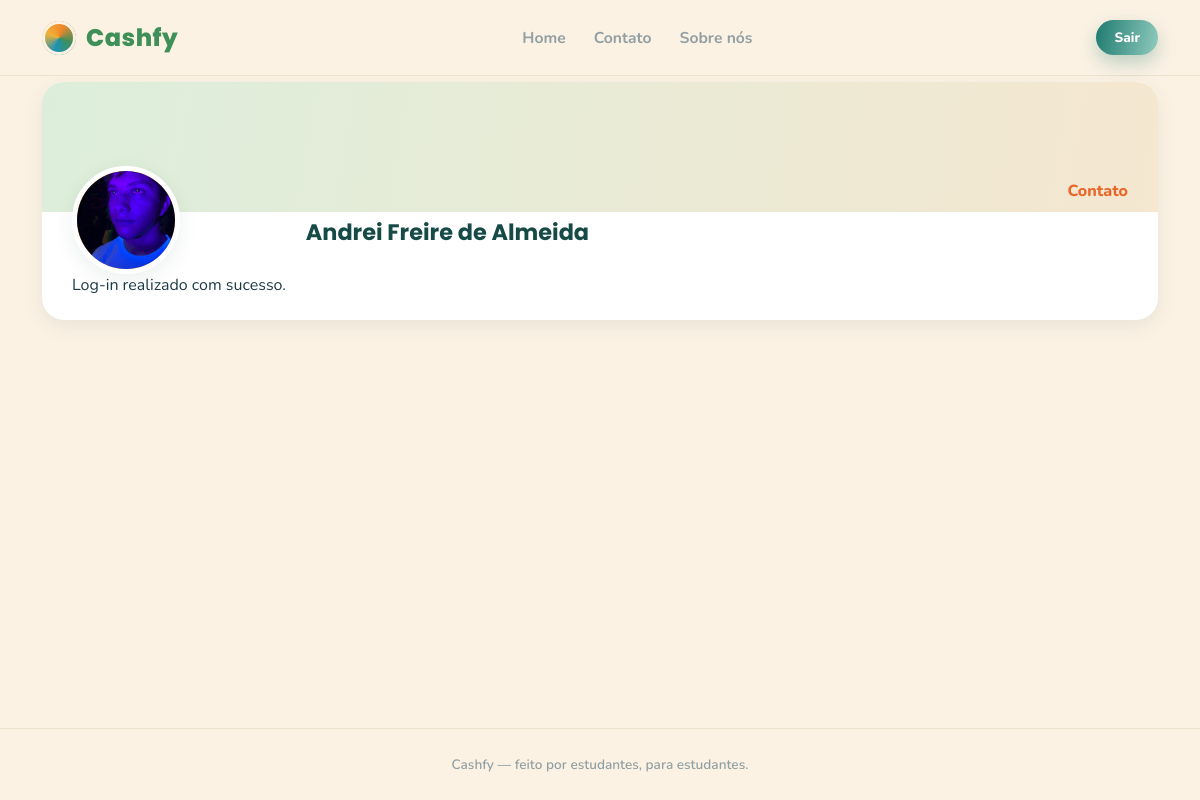
Page /MVC/view/perfil.php (signed in) on the committed database.
### tables this page shows
CREATE TABLE `users` (
  `id` int(11) NOT NULL,
  `name` varchar(255) NOT NULL,
  `institute_id` int(11) NOT NULL,
  `phone_number` int(11) DEFAULT NULL,
  `description` varchar(255) DEFAULT NULL,
  `email` varchar(255) NOT NULL,
  `password` varchar(255) NOT NULL,
  `profile_photo` varchar(255) DEFAULT NULL,
  `role_id` int(11) NOT NULL,
  `remember_token` varchar(100) DEFAULT NULL
);

### MVC/model/user.php (called while the page is built, shortened)
<?php require_once("cashfy.php");
function get_user_by_id($id){
    $conn = conn();
    $stmt = $conn -> prepare("SELECT * FROM users WHERE id = ?");
    $stmt -> bind_param("i", $id);
    $stmt -> execute();
    $result = $stmt -> get_result();
    $user = $result -> fetch_assoc();
    return $user;
}
?>

### MVC/view/perfil.php (the view, shortened to what this page needs)
<?php session_start();
require_once('../model/user.php');
$user = get_user_by_id($_SESSION['id']);
?>
<!DOCTYPE html>
<html lang="pt-BR">
<head>
    <link rel="stylesheet" href="style.css">
</head>
<body>
    <div class="page">
        <header class="site-header">
            <div class="container">
                <a href="../../index.php" class="brand"><span class="brand-mark"></span> Cashfy</a>
                <ul class="nav-links">
                    <li><a href="../../index.php">Home</a></li>
                    <li><a href="../../index.php#contato">Contato</a></li>
                    <li><a href="sobre.php">Sobre nós</a></li>
                </ul>
                <div class="header-actions">
                    <a href="../controller/log-out.php" class="btn btn-gradient btn-sm">Sair</a>
                </div>
            </div>
        </header>
        <main class="container" style="flex:1;">
            <div class="profile-card">
                <div class="profile-banner"></div>
                <div class="profile-body">
                    <?php if (!empty($user['profile_photo'])): ?>
                        <a href="perfil_photo.php" title="Atualizar foto">
                            <div class="avatar" id="pf-avatar">
                                <img src="../../<?= $user['profile_photo']; ?>" alt="Perfil">
                            </div>
                            <?php if (isset($_SESSION['msg'])): ?>
                                <div id="msg">
                                    <?php echo ($_SESSION['msg']);
                                    ?>
                                </div>
                            <?php endif; ?>
                        </a>
                    <?php endif; ?>
                    <div class="profile-meta">
                        <h1 id="pf-name"><?= htmlspecialchars($user['name']) ?></h1>
                    </div>
                    <a href="#" class="profile-contact" id="add-contact-btn">Contato</a>
                </div>
            </div>
        </main>
        <footer class="site-footer">Cashfy — feito por estudantes, para estudantes.</footer>
    </div>
</body>
</html>

### MVC/view/style.css (style rules this page uses)
:root { --cream: #FBF2E4; --cream-deep: #F5E7D0; --card: #FFFFFF; --teal-900: #164A46; --teal-700: #1F7A70; --teal-500: #3E9C8E; --teal-300: #8FCBBD; --orange-600: #E8672B; --orange-500: #F0862B; --orange-300: #F7B36C; --gold-600: #D69A1E; --gold-400: #EFB238; --leaf-700: #2C6E45; --leaf-500: #3F8F59; --sky-600: #1E93B4; --sky-400: #3AB4D6; --ink: #1D3B44; --ink-soft: #4B6169; --muted: #93A0A3; --line: #ECE1CC; --radius-lg: 22px; --radius-md: 14px; --radius-sm: 9px; --radius-pill: 999px; --shadow-card: 0 6px 20px rgba(31, 58, 53, 0.08); --shadow-pop: 0 14px 36px rgba(31, 58, 53, 0.16); --font-display: 'Poppins', sans-serif; --font-body: 'Nunito', sans-serif; }
*, *::before, *::after { box-sizing: border-box; }
html { scroll-behavior: smooth; }
body { margin: 0; font-family: var(--font-body); background: var(--cream); color: var(--ink); min-height: 100vh; transition: background-color .25s ease, color .25s ease; }
a { color: inherit; text-decoration: none; }
img { max-width: 100%; display: block; }
.page { min-height: 100vh; display: flex; flex-direction: column; }
.container { width: 100%; max-width: 1180px; margin: 0 auto; padding: 0 32px; }
.site-header { border-bottom: 1px solid var(--line); background: var(--cream); position: sticky; top: 0; z-index: 40; transition: background-color .25s ease, border-color .25s ease; }
.site-header .container { display: flex; align-items: center; justify-content: space-between; padding-top: 20px; padding-bottom: 20px; gap: 24px; }
.brand { display: flex; align-items: center; gap: 10px; font-family: var(--font-display); font-weight: 800; font-size: 1.5rem; letter-spacing: 0.5px; color: var(--leaf-500); white-space: nowrap; }
.brand-mark { width: 34px; height: 34px; border-radius: 50%; background: conic-gradient( from 200deg, var(--sky-600), var(--gold-400), var(--orange-500), var(--leaf-500), var(--sky-600) ); flex-shrink: 0; box-shadow: inset 0 0 0 3px var(--cream); }
.nav-links { display: flex; align-items: center; gap: 28px; list-style: none; margin: 0; padding: 0; flex: 1; justify-content: center; font-weight: 700; color: var(--muted); font-size: 0.98rem; }
.nav-links a { transition: color .15s ease; }
.header-actions { display: flex; align-items: center; gap: 14px; flex-shrink: 0; }
.btn { display: inline-flex; align-items: center; justify-content: center; gap: 8px; border: none; border-radius: var(--radius-pill); font-weight: 800; font-size: 0.95rem; padding: 12px 26px; transition: transform .15s ease, box-shadow .15s ease, filter .15s ease; white-space: nowrap; }
.btn-gradient { background: linear-gradient( 100deg, var(--teal-700), var(--teal-300) ); color: #fff; box-shadow: 0 8px 18px rgba(31, 122, 112, 0.28); }
.btn-sm { padding: 8px 18px; font-size: 0.85rem; }
.profile-card { background: var(--card); border-radius: var(--radius-lg); box-shadow: var(--shadow-card); overflow: hidden; margin-top: 6px; }
.profile-banner { height: 130px; background: linear-gradient( 100deg, #DCEEDB, var(--cream-deep) ); }
.profile-body { display: flex; align-items: center; gap: 20px; padding: 0 30px 24px; margin-top: -46px; flex-wrap: wrap; }
.avatar { width: 108px; height: 108px; border-radius: 50%; border: 5px solid #fff; background: linear-gradient( 160deg, var(--gold-400), var(--orange-300) ); display: flex; align-items: center; justify-content: center; font-size: 2.6rem; color: rgba(255, 255, 255, .85); flex-shrink: 0; box-shadow: var(--shadow-card); overflow: hidden; }
.avatar img { object-fit: cover; width: 100%; height: 100%; object-position: center; transform: scale(1.2); }
.profile-meta { flex: 1; min-width: 200px; }
.profile-meta h1 { font-family: var(--font-display); color: var(--teal-900); font-size: 1.4rem; margin: 8px 0 2px; }
.profile-contact { align-self: flex-start; margin-top: 14px; color: var(--orange-600); font-weight: 800; }
.site-footer { margin-top: auto; border-top: 1px solid var(--line); padding: 26px 0; text-align: center; color: var(--muted); font-size: 0.85rem; font-weight: 600; }

### rows in the picture
users: profile_photo (picture), name "Andrei Freire de Almeida"

### other values in the picture
$_SESSION['msg'] "Log-in realizado com sucesso."
